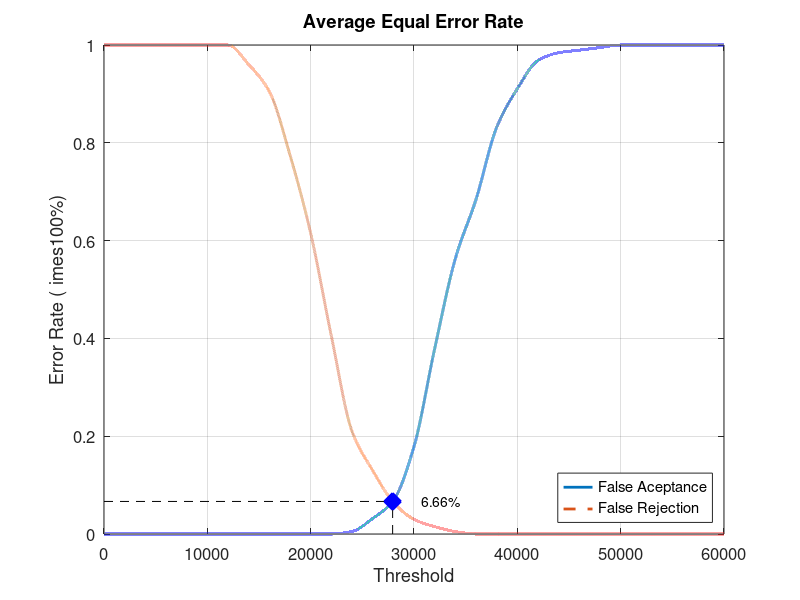
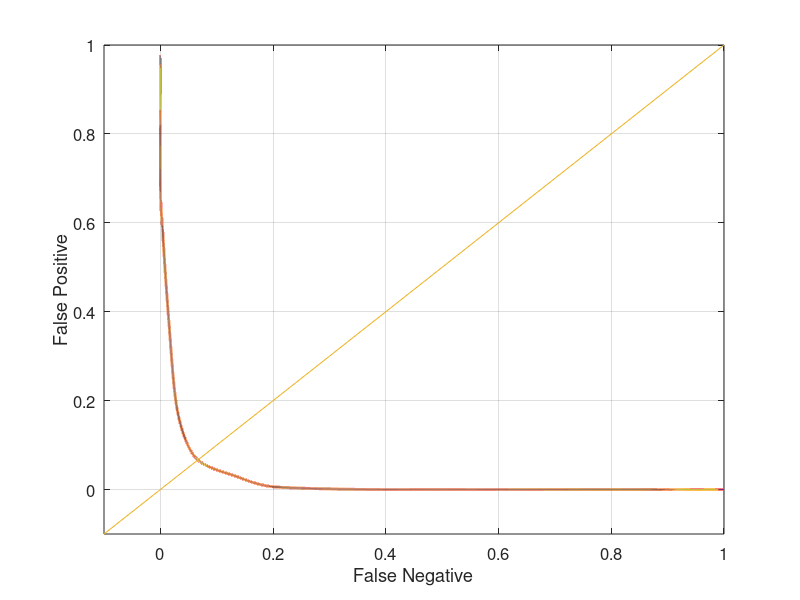

Recreate these plots in MATLAB, in order.
close all;
clear;
clc;
x = 0:2000:60000;
xq = 0:0.5:60000;

y0 = [0 0 0 0 0 0 0 0 0 0 0 0 0.00526316 0.0315789 0.0684211 0.178947 0.378947 0.563158 0.684211 0.831579 0.910526 0.968421 0.984211 0.989474 0.994737 1 1 1 1 1 1]
yy0 = interp1(x, y0, xq, 'pchip');
y1 = [1 1 1 1 1 1 1 0.96 0.905 0.775 0.615 0.405 0.21 0.13 0.065 0.03 0.015 0.005 0 0 0 0 0 0 0 0 0 0 0 0 0]
yy1 = interp1(x, y1, xq, 'pchip');

% Calculating EER: 
y2 = abs(y0 - y1);
find(y2 == min(y2))
yy2 = abs(yy0 - yy1);
xEER = find(yy2 == min(yy2));
xEERIndex = xq(xEER) % X-axis EER
yEER = yy0(xEER) % Y-axis EER

main = figure
plot(xq, yy0,'-','LineWidth', 2);	hold on
plot(xq, yy1,'--','LineWidth', 2);	hold on
plot([xEERIndex xEERIndex], [0 yEER], 'k--');	hold on
plot([0 xEERIndex], [yEER yEER], 'k--');	hold on
plot(xEERIndex, yEER, 'bx', 'LineWidth', 10);	hold on
text(xEERIndex + 10 * xEERIndex / 100, yEER, [num2str(round((10000 * yEER)) / 100) '%'])
legend('False Aceptance', 'False Rejection', 'Location', 'SouthEast')
xlabel('Threshold')
ylabel('Error Rate (	imes100%)')
title('Average Equal Error Rate')
set(gca, 'FontSize', 12)
axis([0 60000 0 1])
grid on

print(main, 'Database4_2Main', '-dpng');
FNRxFPR = figure('Color', [1 1 1]);
plot(yy1, yy0, '-', yy1, yy0, 'LineWidth', 2);
hold on
y = -0.1:0.1:1
plot(y, y); 
set(gca, 'FontSize', 12)
xlabel('False Negative')
ylabel('False Positive')
axis([-0.1 1 -0.1 1])
set(gca, 'FontSize', 12)
grid on

print(FNRxFPR, 'Database4_2FNRxFPR','-dpng');
